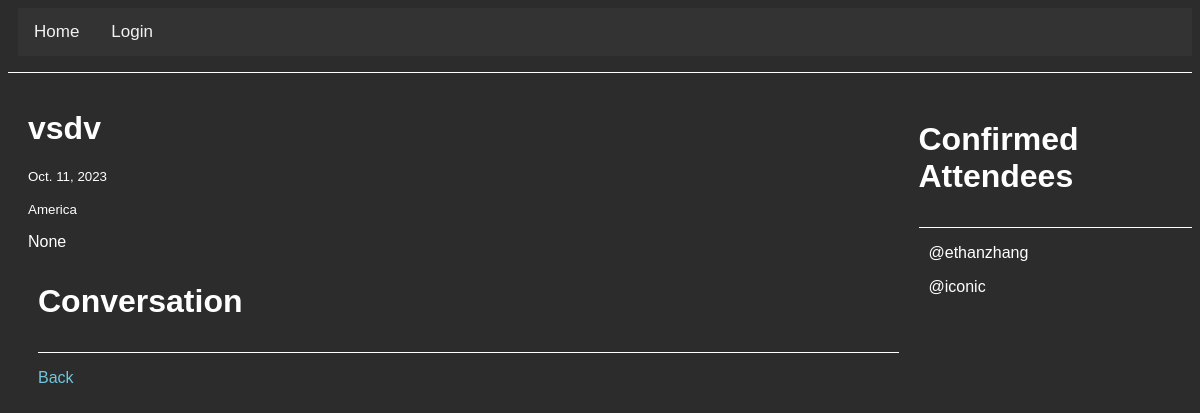
/event/3, run on the app's committed database.
### questions/models.py (models this page shows, shortened)
class Event(models.Model):
    title = models.CharField(max_length=200)
    host = models.ForeignKey(User, on_delete=models.SET_NULL, null=True)
    description = models.TextField(null=True, blank=True)
    date = models.DateField(default=datetime.date.today)
    location = models.CharField(max_length=200)

class EventResponse(models.Model):
    user = models.ForeignKey(User, on_delete=models.SET_NULL, null=True)
    event = models.ForeignKey(Event, on_delete=models.CASCADE, null=True)
    attending = models.BooleanField(null=True, blank=True)
    notattending = models.BooleanField(null=True, blank=True)

### questions/views.py (the view, shortened to what this page needs)
# urls.py: path('event/<str:pk>', event, name = 'event'),
def event(request, pk):
    event = Event.objects.get(id = pk)
    responses = EventResponse.objects.filter(event = event)
    attendees = responses.filter(attending = True)
    return render(request, 'questions/event.html', {'event': event, 'attendees': attendees})

### questions/templates/questions/event.html (shortened to what this page needs)
{% extends 'main.html' %}
{% block content %}
<div class="room-container">
        <div>
            <h1>{{event.title}}</h1>
            <small>{{ event.date }}</small><br><br>
            <small>{{ event.location }}</small>
            <p>{{ event.description }}</p>
            <div class="comment-wrapper">
                <h3>Conversation</h3>
                <hr>
                <a class="btn btn-outline-info mb-4" href="{% url 'list-events'%}">Back</a>
        </div>
</div>
<div>
    <div>
        <h3>Confirmed Attendees</h3>
        <hr>
        {% for user in attendees %}
            <div>
                <p>@{{user.user.username}}</p>
            </div>
        {% endfor %}
    </div>
</div>
{% endblock content %}

### static/styles/main.css (style rules this page uses)
body { background: #2c2c2d; color: white; font-family: sans-serif; }
h1, h2, h3, h4, h5, h6 { color: white; }
h3 { font-size: 2rem; }
hr { background-color: white; height: 1px; margin: 1rem 0; border: none; }
a { color: 71c6dd; text-decoration: None; }
div { margin-left: 10px; border-radius: 0px; border-color: white; }

### questions/templates/questions/event.html (style rules this page uses)
.room-container { display: grid; grid-template-columns: 3fr 1fr ; }

### data on the page
Event: title "vsdv", date "Oct. 11, 2023", location "America", description "None"
EventResponse: user.username "ethanzhang"
EventResponse: user.username "iconic"
